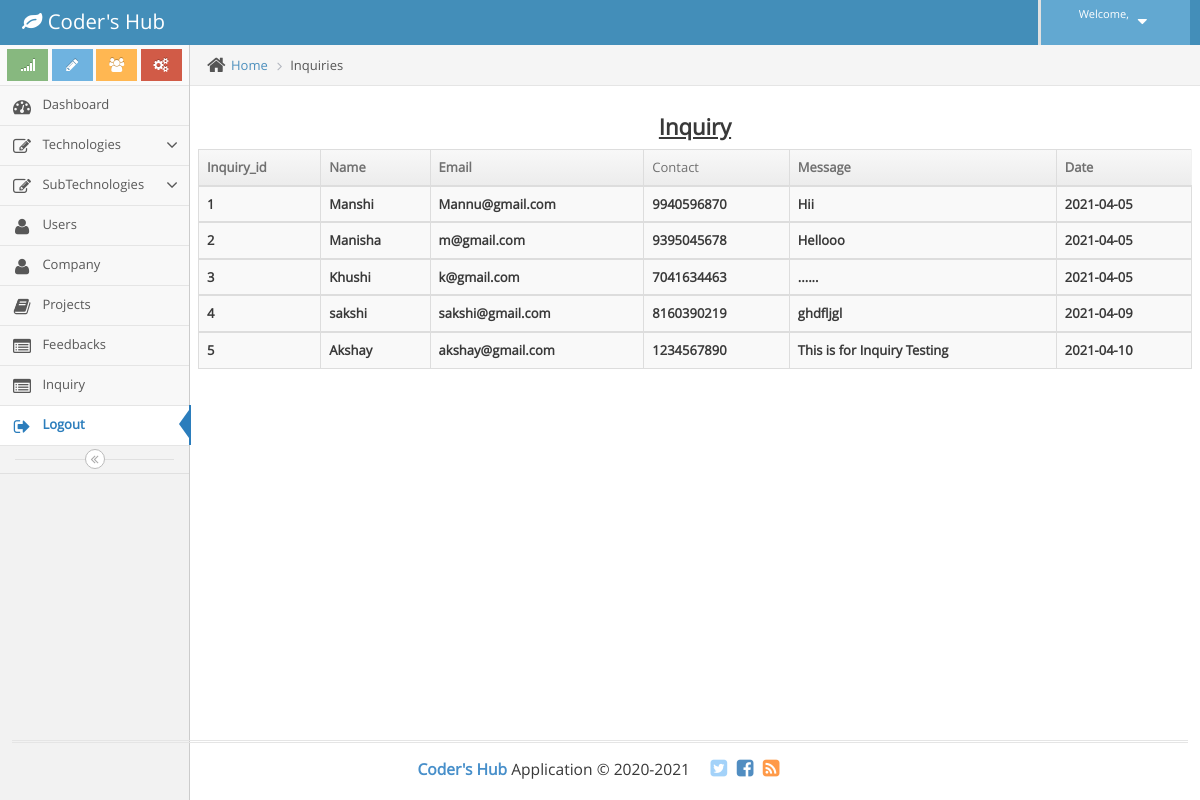
The app's page /admin/inquiry.php with its own data.
### tables this page shows
CREATE TABLE `inquiry` (
  `Inquiry_id` int(10) NOT NULL,
  `Name` varchar(100) NOT NULL,
  `Email` varchar(100) NOT NULL,
  `Contact` bigint(10) NOT NULL,
  `Message` varchar(100) NOT NULL,
  `Date` date NOT NULL
);

### admin/inquiry.php (the view, shortened to what this page needs)
<?php
$obj = new mysqli("localhost","root","","codershub");
$result = $obj->query("select * from inquiry");
?>
<!DOCTYPE html>
<html lang="en">
	<head>
		<link rel="stylesheet" href="assets/css/bootstrap.min.css" />
		<link rel="stylesheet" href="assets/font-awesome/4.5.0/css/font-awesome.min.css" />
		<link rel="stylesheet" href="assets/css/ace.min.css" class="ace-main-stylesheet" id="main-ace-style" />
		<link rel="stylesheet" href="assets/css/ace-skins.min.css" />
		<link rel="stylesheet" href="assets/css/ace-rtl.min.css" />
	</head>
	<body class="no-skin">
		<?php include'common/header.php';?>
		<div class="main-container ace-save-state" id="main-container">
				<?php include'common/sidebar.php';?>
			<div class="main-content">
				<div class="main-content-inner">
					<div class="breadcrumbs ace-save-state" id="breadcrumbs">
						<ul class="breadcrumb">
							<li>
								<i class="ace-icon fa fa-home home-icon"></i>
								<a href="#">Home</a>
							</li>
							<li class="active">Inquiries</li>
						</ul>
											</div>
					<div class="page-content">
						<h3 align="center"><u><b>Inquiry </b></u></h3>
						<div class="row">
							<div class="col-xs-12">
								<div class="row">
									<div class="col-xs-12">
								</div>
								<div class="row">
									<div class="col-xs-12">
										<div>
											<table id="dynamic-table" class="table table-striped table-bordered table-hover">
												<thead>
													<tr>
														<th>Inquiry_id</th>
														<th>Name</th>
														<th>Email</th>
														<td>Contact</td>
														<th>Message</th>
														<th>Date</th>
													</tr>
												</thead>
												<?php
													while ($row = $result->fetch_object())
													{
												?>
												<tbody>
													<th><?php echo $row->Inquiry_id;?></th>
													<th><?php echo $row->Name;?></th>
													<th><?php echo $row->Email;?></th>
													<th><?php echo $row->Contact;?></th>
													<th><?php echo $row->Message;?></th>
													<th><?php echo $row->Date;?></th>
												</tbody>
												<?php
											}
											?>
											</table>
										</div>
									</div>
								</div>
							</div>
						</div>
					</div>
				</div>
			</div>
				<div class="footer">
				<div class="footer-inner">
			<?php include'common/footer.php' ;?>
		</div>
	</body>
</html>

### records on screen
inquiry: Inquiry_id "1", Name "Manshi", Email "Mannu@gmail.com", Contact "9940596870", Message "Hii", Date "2021-04-05"
inquiry: Inquiry_id "2", Name "Manisha", Email "m@gmail.com", Contact "9395045678", Message "Hellooo", Date "2021-04-05"
inquiry: Inquiry_id "3", Name "Khushi", Email "k@gmail.com", Contact "7041634463", Message "......", Date "2021-04-05"
inquiry: Inquiry_id "4", Name "sakshi", Email "sakshi@gmail.com", Contact "8160390219", Message "ghdfljgl", Date "2021-04-09"
inquiry: Inquiry_id "5", Name "Akshay", Email "akshay@gmail.com", Contact "1234567890", Message "This is for Inquiry Testing", Date "2021-04-10"
